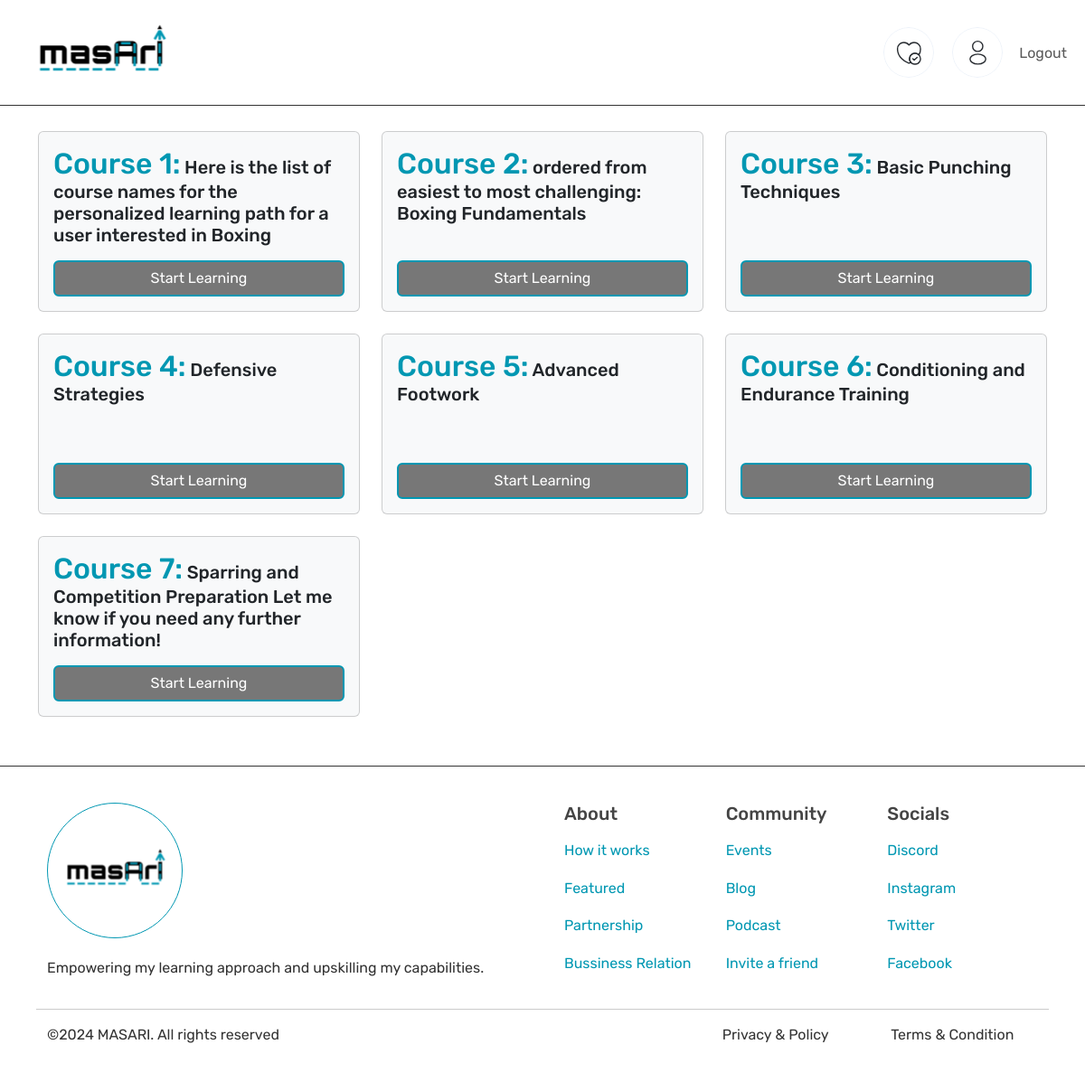
/learningpath/35 (signed in), run on the app's committed database.
### app/models/models.py (models this page shows)
class Courses(db.Model):
    id = db.Column(db.Integer, primary_key=True)
    title = db.Column(db.String(100), nullable=False)
    description = db.Column(db.Text, nullable=True)
    user_id = db.Column(db.Integer, db.ForeignKey('users.id'), nullable=False)
    learning_path_id = db.Column(db.Integer, db.ForeignKey('learning_paths.id'), nullable=True)
    learning_path = db.relationship('LearningPaths', backref='courses')

### app/routes/main.py (the view)
@app.route('/learningpath/<int:path_id>', methods=['GET', 'POST'])
@login_required
def learningpath(path_id):
    courses = Courses.query.filter_by(learning_path_id=path_id).all()
    course_titles = [{'id':course.id, 'title': course.title} for course in courses]
    return render_template('learningpath.html', courses=course_titles)

### app/__init__.py (called while the page is built)
@login_manager.user_loader
def load_user(user_id):
    return models.Users.query.get(int(user_id))

### app/routes/main.py (called while the page is built)
@app.context_processor
def inject_user_id():
    if current_user.is_authenticated:
        return {'userId': current_user.id}
    else:
        return {'userId': None}

### templates/learningpath.html (shortened to what this page needs)
{% extends 'base.html' %}
{% block content %}
<link href="{{ url_for('static', filename='css/learningpath.css') }}" rel="stylesheet">
<div class="row" style="padding: 30px;">
    {% for course in courses %}
    <div class="col-lg-4 col-md-6 col-sm-12 mb-4" style="height: 200px;">
        <div class="card bg-light" style="height: 100%;">
            <div class="card-body">
                <h5 class="card-title"><span style="color: #0097b2; font-size: 32px;">Course {{ loop.index }}:</span> {{ course.title }}</h5>
                <button class="btn btn-bluesky generate-lessons" data-course-title="{{ course.title }}" data-course-id="{{ course.id }}">Start Learning</button>
            </div>
        </div>
    </div>
    {% endfor %}
</div>
{% endblock %}

### static/css/general.css (style rules this page uses)
body, html { margin: 0; padding: 0; box-sizing: border-box; }
body { font-family: "Rubik", sans-serif; font-optical-sizing: auto; font-style: normal; font-size: 16px; color: #333; }
.row { margin: 0 !important; }
h1, h2, h3, h4, h5, h6 { font-family: 'Rubik', sans-serif; font-weight: 500; color: #444; }
.btn-bluesky { background-color: #777; border: 2px solid #0097b2; color: #fff; transition: border-color, background-color 0.3s ease; }
.card-body { display: flex; flex-direction: column; justify-content: space-between; }

### data on the page
Courses: title "Here is the list of course names for the personalized learning path for a user interested in Boxing"
Courses: title "ordered from easiest to most challenging: Boxing Fundamentals"
Courses: title "Basic Punching Techniques"
Courses: title "Defensive Strategies"
Courses: title "Advanced Footwork"
Courses: title "Conditioning and Endurance Training"
Courses: title "Sparring and Competition Preparation Let me know if you need any further information!"
